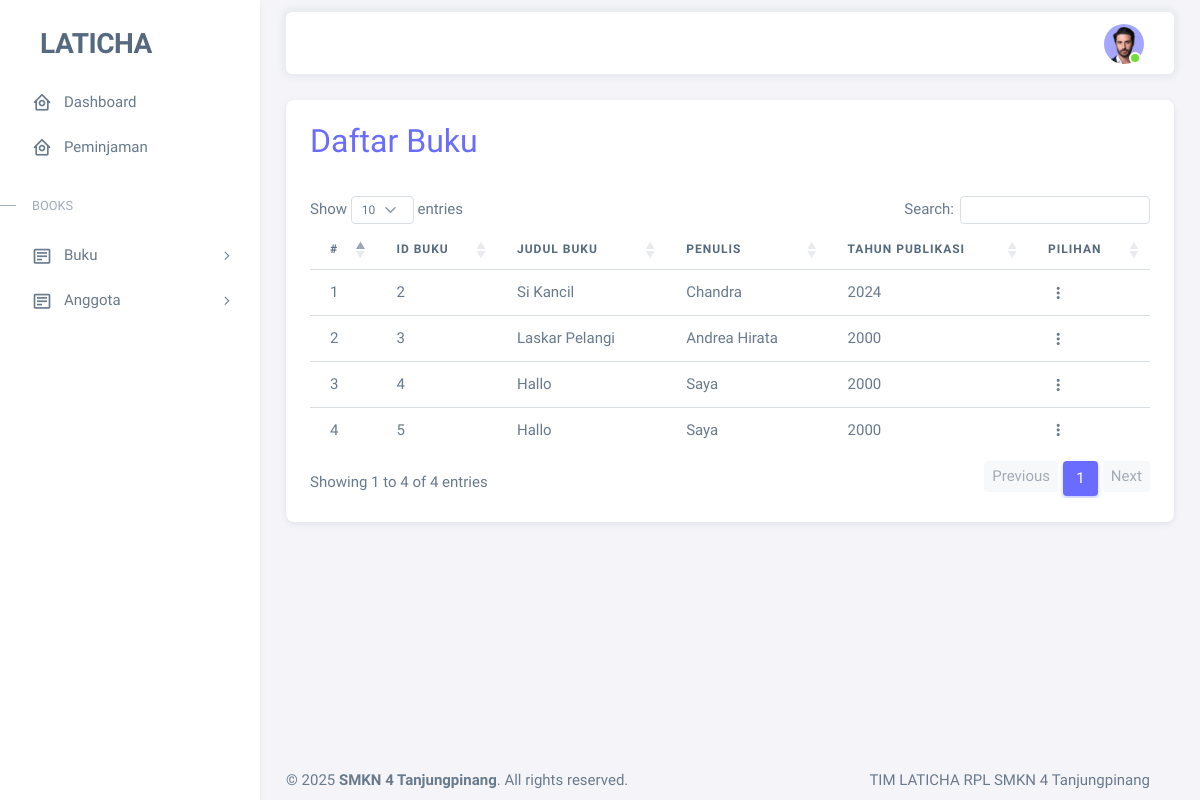
Screenshot of /buku.php (signed in) with the database file from the repository.
### tables this page shows
CREATE TABLE `buku` (
  `id_buku` int(11) NOT NULL,
  `judul_buku` varchar(100) NOT NULL,
  `penulis` varchar(100) NOT NULL,
  `tahun_publikasi` year(4) DEFAULT NULL,
  `sampul` varchar(150) NOT NULL
);

### buku.php (the view, shortened to what this page needs)
<?php
include '.includes/header.php';
?>
<div class="container-xxl flex-grow-1 container-p-y">
            <div class="card mb-4">
                <div class="card-body" >
                <h2 class="card-title text-primary">Daftar Buku</h2>
                <br>
                <div class="table-responsive text-nowrap">
                    <table id="datatable" class="table table-hover">
                        <thead>
                            <tr class="text-center">
                                <th with="50px">#</th>
                                <th>ID Buku</th>
                                <th>Judul Buku</th>
                                <th>Penulis</th>
                                <th>Tahun Publikasi</th>
                                <th with="150px">Pilihan</th>
                            </tr>
                        </thead>
                        <tbody class="table-border-bottom-0">
                            <?php
                                $index = 1;
                                $query = "SELECT*FROM buku";
                                $exec = mysqli_query($conn, $query);
                                while ($row = mysqli_fetch_assoc($exec)) :
                            ?>
                                <tr>
                                    <td><?= $index++; ?></td>
                                    <td><?= $row['id_buku']; ?></td>
                                    <td><?= $row['judul_buku']; ?></td>
                                    <td><?= $row['penulis']; ?></td>
                                    <td><?= $row['tahun_publikasi']; ?></td>
                                    <td>
                                        <div class="dropdown">
                                            <button type="button" class="btn p-0 dropdown-toggle hide-arrow" data-bs-toggle="dropdown">
                                                <i class="bx bx-dots-vertical-rounded"></i>
                                            </button>
                                        </div>
                                    </td>
                                </tr>
                            <?php endwhile; ?>
                        </tbody>
                    </table>
                </div>
                </div>
    </div>
</div>
<?php
include '.includes/footer.php';
?>

### rows the page displays
buku: id_buku "2", judul_buku "Si Kancil", penulis "Chandra", tahun_publikasi "2024"
buku: id_buku "3", judul_buku "Laskar Pelangi", penulis "Andrea Hirata", tahun_publikasi "2000"
buku: id_buku "4", judul_buku "Hallo", penulis "Saya", tahun_publikasi "2000"
buku: id_buku "5", judul_buku "Hallo", penulis "Saya", tahun_publikasi "2000"
